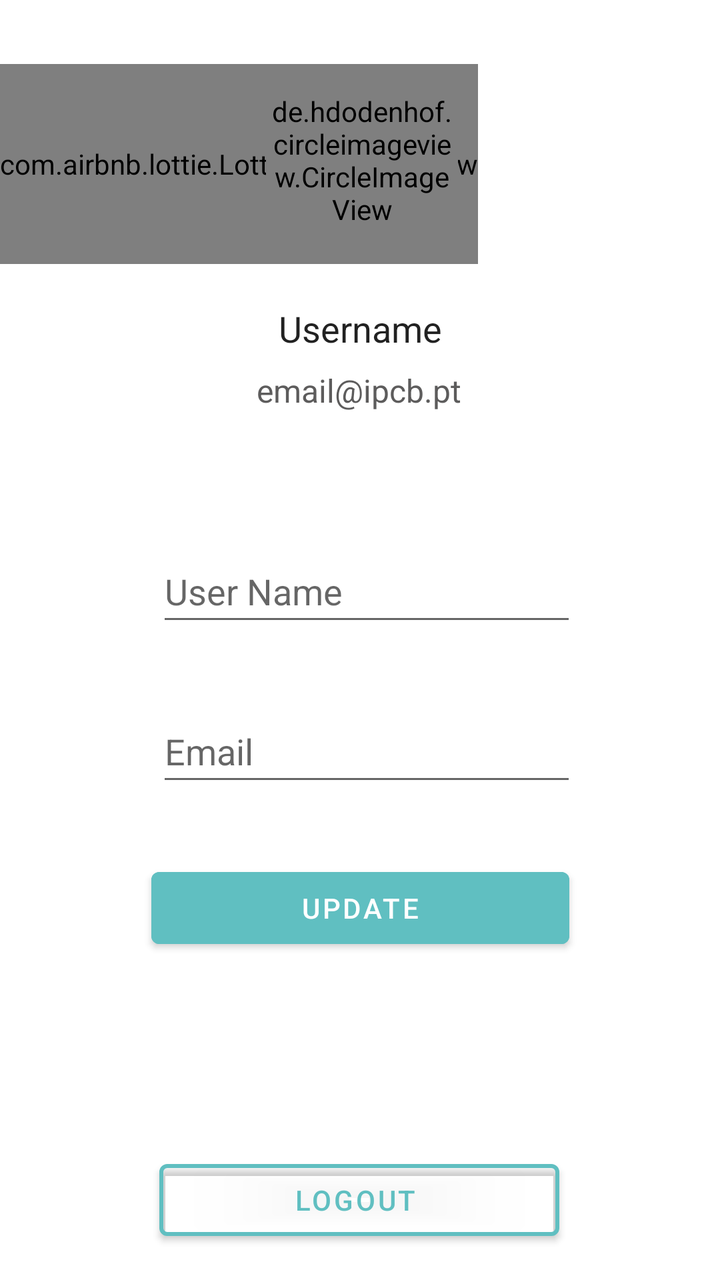
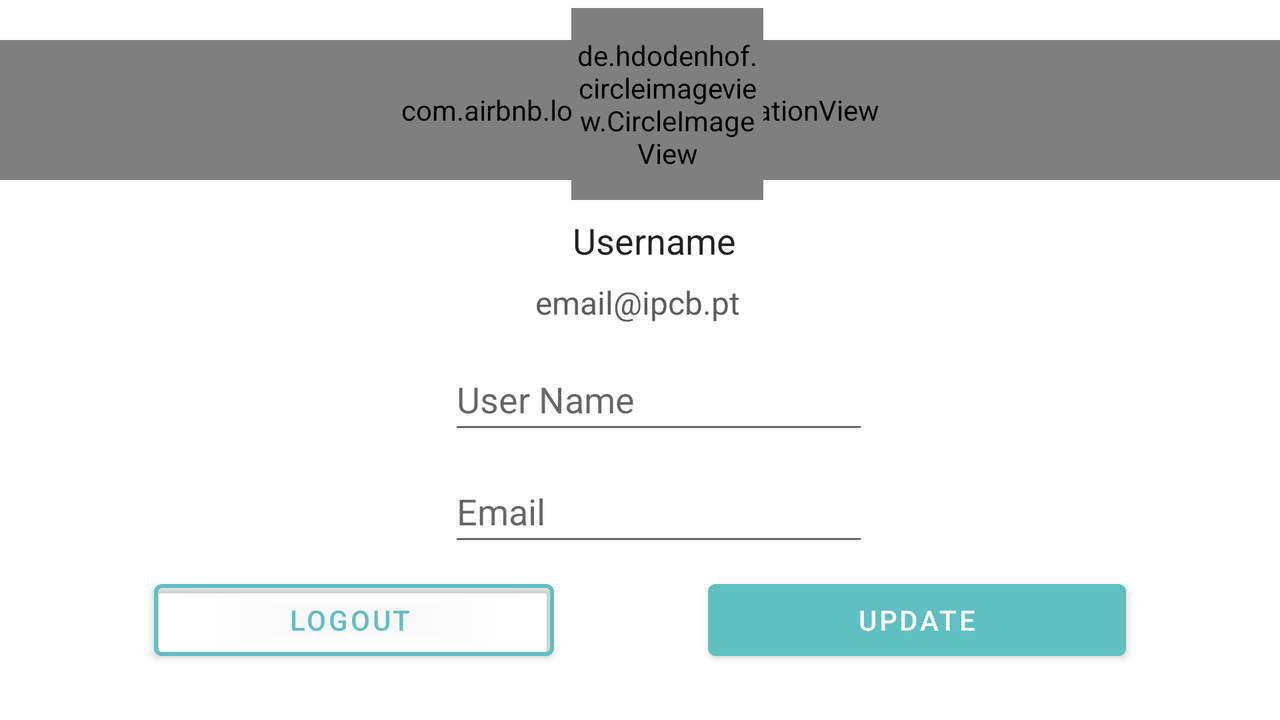

First picture: res/layout/ on a phone held upright. Second picture: the repository's own variant of that layout, on a device whose configuration matches the variant's folder. Source for both follows.
<!-- AndroidManifest.xml: application theme Theme.AveChat -->
<!-- res/layout/fragment_settings.xml -->
<?xml version="1.0" encoding="utf-8"?>
<FrameLayout xmlns:android="http://schemas.android.com/apk/res/android"
    xmlns:app="http://schemas.android.com/apk/res-auto"
    xmlns:tools="http://schemas.android.com/tools"
    android:layout_width="match_parent"
    android:layout_height="match_parent"
    tools:context=".SettingsFragment">

    <androidx.constraintlayout.widget.ConstraintLayout
        android:layout_width="match_parent"
        android:layout_height="match_parent"
        app:layout_constraintBottom_toBottomOf="parent"
        app:layout_constraintEnd_toEndOf="parent"
        app:layout_constraintHorizontal_bias="0.5"
        app:layout_constraintStart_toStartOf="parent"
        app:layout_constraintTop_toTopOf="parent">

        <com.airbnb.lottie.LottieAnimationView
            android:id="@+id/lottieAnimationView6"
            android:layout_width="wrap_content"
            android:layout_height="100dp"
            android:scaleType="centerCrop"
            app:layout_constraintEnd_toEndOf="parent"
            app:layout_constraintHorizontal_bias="0.0"

            app:layout_constraintStart_toStartOf="parent"
            app:layout_constraintTop_toTopOf="@+id/settingsProfilePic"
            app:lottie_autoPlay="true"
            app:lottie_rawRes="@raw/settingsbg"
            app:lottie_repeatCount="1000"

            app:lottie_repeatMode="restart" />

        <de.hdodenhof.circleimageview.CircleImageView
            android:id="@+id/settingsProfilePic"
            android:layout_width="96dp"
            android:layout_height="96dp"
            android:layout_marginTop="32dp"
            android:src="@drawable/defprofilepic"
            app:civ_border_color="#60BFC1"
            app:civ_border_width="2dp"
            app:layout_constraintEnd_toEndOf="parent"
            app:layout_constraintHorizontal_bias="0.504"
            app:layout_constraintStart_toStartOf="parent"
            app:layout_constraintTop_toTopOf="parent" />

        <TextView
            android:id="@+id/usernameTVSettings"
            style="@style/TextAppearance.AppCompat"
            android:layout_width="wrap_content"
            android:layout_height="wrap_content"
            android:layout_marginTop="24dp"
            android:text="Username"
            android:textSize="18sp"
            app:layout_constraintEnd_toEndOf="parent"
            app:layout_constraintStart_toStartOf="parent"
            app:layout_constraintTop_toBottomOf="@+id/settingsProfilePic" />

        <TextView
            android:id="@+id/emailTVSettings"
            style="@style/TextAppearance.AppCompat"
            android:layout_width="wrap_content"
            android:layout_height="wrap_content"
            android:layout_below="@id/usernameTVSettings"
            android:layout_marginTop="8dp"
            android:text="email@ipcb.pt"
            android:textColor="#5D5C5C"
            android:textSize="16sp"
            app:layout_constraintEnd_toEndOf="parent"
            app:layout_constraintHorizontal_bias="0.498"
            app:layout_constraintStart_toStartOf="parent"
            app:layout_constraintTop_toBottomOf="@+id/usernameTVSettings" />

        <com.google.android.material.button.MaterialButton
            android:id="@+id/loggoutBtnSettings"
            android:layout_width="200dp"
            android:layout_height="wrap_content"
            android:layout_marginBottom="16dp"
            android:backgroundTint="#00FFFFFF"
            android:text="Logout
"
            android:textColor="#60BFC1"
            app:layout_constraintBottom_toBottomOf="parent"
            app:layout_constraintEnd_toEndOf="parent"

            app:layout_constraintHorizontal_bias="0.497"
            app:layout_constraintStart_toStartOf="parent"
            app:rippleColor="#60BFC1"

            app:strokeColor="#60BFC1"
            app:strokeWidth="2dp" />

        <EditText
            android:id="@+id/updateUsernameSettings"
            android:layout_width="wrap_content"
            android:layout_height="wrap_content"
            android:layout_marginTop="64dp"
            android:drawableLeft="@drawable/ic_baseline_person_24"
            android:drawablePadding="10dp"
            android:ems="10"
            android:hint="User Name"
            android:inputType="textPersonName"
            android:minHeight="48dp"

            app:layout_constraintEnd_toEndOf="parent"
            app:layout_constraintHorizontal_bias="0.522"
            app:layout_constraintStart_toStartOf="parent"
            app:layout_constraintTop_toBottomOf="@+id/emailTVSettings" />

        <EditText
            android:id="@+id/updateEmailSettings"
            android:layout_width="wrap_content"
            android:layout_height="wrap_content"
            android:layout_marginTop="32dp"
            android:drawableLeft="@drawable/ic_baseline_email_24"
            android:drawablePadding="10dp"
            android:ems="10"
            android:hint="Email"
            android:inputType="textEmailAddress"
            android:minHeight="48dp"
            app:layout_constraintEnd_toEndOf="parent"
            app:layout_constraintHorizontal_bias="0.522"

            app:layout_constraintStart_toStartOf="parent"
            app:layout_constraintTop_toBottomOf="@+id/updateUsernameSettings" />

        <Button
            android:id="@+id/updateBtnSettings"
            android:layout_width="209dp"
            android:layout_height="48dp"
            android:layout_marginTop="32dp"
            android:backgroundTint="#60BFC1"
            android:clickable="false"
            android:onClick="onRegisterClick"
            android:text="update"
            app:layout_constraintEnd_toEndOf="parent"
            app:layout_constraintStart_toStartOf="parent"
            app:layout_constraintTop_toBottomOf="@+id/updateEmailSettings" />


    </androidx.constraintlayout.widget.ConstraintLayout>
</FrameLayout>
<!-- resources referenced by this layout -->
<resources>
  <!-- drawable defprofilepic: png bitmap (drawable, 33177 bytes) -->
  <style name="Theme.AveChat" parent="Theme.MaterialComponents.DayNight.NoActionBar">
          
          <item name="colorPrimary">@color/purple_500</item>
          <item name="colorPrimaryVariant">@color/purple_700</item>
          <item name="colorOnPrimary">@color/white</item>
          
          <item name="colorSecondary">@color/teal_200</item>
          <item name="colorSecondaryVariant">@color/teal_700</item>
          <item name="colorOnSecondary">@color/black</item>
          
          <item name="android:statusBarColor" tools:targetApi="l">?attr/colorPrimaryVariant</item>
          
      </style>
  <color name="purple_500">#FF6200EE</color>
  <color name="purple_700">#FF3700B3</color>
  <color name="white">#FFFFFFFF</color>
  <color name="teal_200">#FF03DAC5</color>
  <color name="teal_700">#FF018786</color>
  <color name="black">#FF000000</color>
</resources>
<!-- res/layout-land/fragment_settings.xml (the repository's variant of the layout above) -->
<!-- drawn on the phone turned sideways -->
<?xml version="1.0" encoding="utf-8"?>
<FrameLayout xmlns:android="http://schemas.android.com/apk/res/android"
    xmlns:app="http://schemas.android.com/apk/res-auto"
    xmlns:tools="http://schemas.android.com/tools"
    android:layout_width="match_parent"
    android:layout_height="match_parent"
    tools:context=".SettingsFragment">

    <androidx.constraintlayout.widget.ConstraintLayout
        android:layout_width="match_parent"
        android:layout_height="match_parent"
        app:layout_constraintBottom_toBottomOf="parent"
        app:layout_constraintEnd_toEndOf="parent"
        app:layout_constraintHorizontal_bias="0.5"
        app:layout_constraintStart_toStartOf="parent"
        app:layout_constraintTop_toTopOf="parent">

        <com.airbnb.lottie.LottieAnimationView
            android:id="@+id/lottieAnimationView6"
            android:layout_width="match_parent"
            android:layout_height="70dp"
            android:layout_marginTop="16dp"
            android:scaleType="centerCrop"
            app:layout_constraintEnd_toEndOf="parent"

            app:layout_constraintHorizontal_bias="0.0"
            app:layout_constraintStart_toStartOf="parent"
            app:layout_constraintTop_toTopOf="@+id/grpImgCreate"
            app:lottie_autoPlay="true"
            app:lottie_rawRes="@raw/settingsbg"

            app:lottie_repeatCount="1000"
            app:lottie_repeatMode="restart" />

        <de.hdodenhof.circleimageview.CircleImageView
            android:id="@+id/grpImgCreate"
            android:layout_width="96dp"
            android:layout_height="96dp"
            android:layout_marginTop="4dp"
            android:src="@drawable/defprofilepic"
            app:civ_border_color="#60BFC1"
            app:civ_border_width="2dp"
            app:layout_constraintEnd_toEndOf="parent"
            app:layout_constraintHorizontal_bias="0.525"
            app:layout_constraintStart_toStartOf="parent"
            app:layout_constraintTop_toTopOf="parent" />

        <TextView
            android:id="@+id/usernameTVSettings"
            style="@style/TextAppearance.AppCompat"
            android:layout_width="wrap_content"
            android:layout_height="wrap_content"
            android:layout_marginTop="8dp"
            android:text="Username"
            android:textSize="18sp"
            app:layout_constraintEnd_toEndOf="parent"
            app:layout_constraintHorizontal_bias="0.513"
            app:layout_constraintStart_toStartOf="parent"
            app:layout_constraintTop_toBottomOf="@+id/grpImgCreate" />

        <TextView
            android:id="@+id/emailTVSettings"
            style="@style/TextAppearance.AppCompat"
            android:layout_width="wrap_content"
            android:layout_height="wrap_content"
            android:layout_below="@id/usernameTVSettings"
            android:layout_marginTop="8dp"
            android:text="email@ipcb.pt"
            android:textColor="#5D5C5C"
            android:textSize="16sp"
            app:layout_constraintEnd_toEndOf="parent"
            app:layout_constraintHorizontal_bias="0.498"
            app:layout_constraintStart_toStartOf="parent"
            app:layout_constraintTop_toBottomOf="@+id/usernameTVSettings" />

        <com.google.android.material.button.MaterialButton
            android:id="@+id/createGrbBtn"
            android:layout_width="200dp"
            android:layout_height="wrap_content"
            android:backgroundTint="#00FFFFFF"
            android:text="Logout
"
            android:textColor="#60BFC1"

            app:layout_constraintEnd_toStartOf="@+id/joinGrpBtn"
            app:layout_constraintHorizontal_bias="0.114"
            app:layout_constraintStart_toStartOf="parent"

            app:layout_constraintTop_toTopOf="@+id/joinGrpBtn"
            app:layout_constraintVertical_bias="0.229"
            app:rippleColor="#60BFC1"
            app:strokeColor="#60BFC1"
            app:strokeWidth="2dp" />

        <EditText
            android:id="@+id/updateUsernameSettings"
            android:layout_width="wrap_content"
            android:layout_height="wrap_content"
            android:layout_marginTop="12dp"
            android:drawableLeft="@drawable/ic_baseline_person_24"
            android:drawablePadding="10dp"
            android:ems="10"
            android:hint="User Name"
            android:inputType="textPersonName"
            android:minHeight="48dp"

            app:layout_constraintEnd_toEndOf="parent"
            app:layout_constraintHorizontal_bias="0.522"
            app:layout_constraintStart_toStartOf="parent"
            app:layout_constraintTop_toBottomOf="@+id/emailTVSettings" />

        <EditText
            android:id="@+id/updateEmailSettings"
            android:layout_width="wrap_content"
            android:layout_height="wrap_content"
            android:layout_marginTop="8dp"
            android:drawableLeft="@drawable/ic_baseline_email_24"
            android:drawablePadding="10dp"
            android:ems="10"
            android:hint="Email"
            android:inputType="textEmailAddress"
            android:minHeight="48dp"
            app:layout_constraintEnd_toEndOf="parent"
            app:layout_constraintHorizontal_bias="0.522"

            app:layout_constraintStart_toStartOf="parent"
            app:layout_constraintTop_toBottomOf="@+id/updateUsernameSettings" />

        <Button
            android:id="@+id/joinGrpBtn"
            android:layout_width="209dp"
            android:layout_height="48dp"
            android:layout_marginTop="8dp"
            android:backgroundTint="#60BFC1"
            android:clickable="false"
            android:onClick="onRegisterClick"
            android:text="update"
            app:layout_constraintEnd_toEndOf="parent"
            app:layout_constraintStart_toEndOf="@+id/createGrbBtn"
            app:layout_constraintTop_toBottomOf="@+id/updateEmailSettings" />


    </androidx.constraintlayout.widget.ConstraintLayout>
</FrameLayout>
